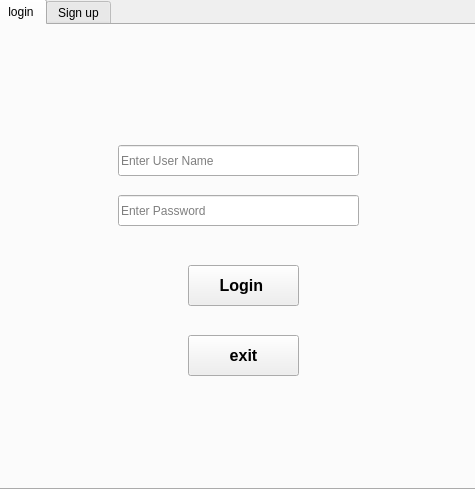
<?xml version="1.0" encoding="UTF-8"?>
<ui version="4.0">
 <class>Form</class>
 <widget class="QWidget" name="Form">
  <property name="geometry">
   <rect>
    <x>0</x>
    <y>0</y>
    <width>475</width>
    <height>489</height>
   </rect>
  </property>
  <property name="windowTitle">
   <string>Form</string>
  </property>
  <widget class="QTabWidget" name="tabWidget">
   <property name="geometry">
    <rect>
     <x>-4</x>
     <y>-1</y>
     <width>481</width>
     <height>491</height>
    </rect>
   </property>
   <property name="tabPosition">
    <enum>QTabWidget::TabPosition::North</enum>
   </property>
   <property name="tabShape">
    <enum>QTabWidget::TabShape::Rounded</enum>
   </property>
   <property name="currentIndex">
    <number>0</number>
   </property>
   <property name="elideMode">
    <enum>Qt::TextElideMode::ElideMiddle</enum>
   </property>
   <widget class="QWidget" name="tab">
    <attribute name="title">
     <string>login</string>
    </attribute>
    <widget class="QLineEdit" name="usernameLineEdit">
     <property name="geometry">
      <rect>
       <x>120</x>
       <y>120</y>
       <width>241</width>
       <height>31</height>
      </rect>
     </property>
     <property name="placeholderText">
      <string>Enter User Name </string>
     </property>
    </widget>
    <widget class="QPushButton" name="pushButton">
     <property name="geometry">
      <rect>
       <x>190</x>
       <y>240</y>
       <width>111</width>
       <height>41</height>
      </rect>
     </property>
     <property name="font">
      <font>
       <family>Arial</family>
       <pointsize>12</pointsize>
       <bold>true</bold>
      </font>
     </property>
     <property name="toolTip">
      <string>press to login </string>
     </property>
     <property name="text">
      <string>Login </string>
     </property>
    </widget>
    <widget class="QLineEdit" name="passwordLineEdit">
     <property name="geometry">
      <rect>
       <x>120</x>
       <y>170</y>
       <width>241</width>
       <height>31</height>
      </rect>
     </property>
     <property name="echoMode">
      <enum>QLineEdit::EchoMode::Password</enum>
     </property>
     <property name="placeholderText">
      <string>Enter Password </string>
     </property>
    </widget>
    <widget class="QPushButton" name="pushButton_3">
     <property name="geometry">
      <rect>
       <x>190</x>
       <y>310</y>
       <width>111</width>
       <height>41</height>
      </rect>
     </property>
     <property name="font">
      <font>
       <family>Arial</family>
       <pointsize>12</pointsize>
       <bold>true</bold>
      </font>
     </property>
     <property name="toolTip">
      <string>press to login </string>
     </property>
     <property name="text">
      <string>exit</string>
     </property>
    </widget>
   </widget>
   <widget class="QWidget" name="tab_2">
    <attribute name="title">
     <string>Sign up</string>
    </attribute>
    <widget class="QPushButton" name="pushButton_2">
     <property name="geometry">
      <rect>
       <x>180</x>
       <y>300</y>
       <width>111</width>
       <height>41</height>
      </rect>
     </property>
     <property name="font">
      <font>
       <family>Arial</family>
       <pointsize>12</pointsize>
       <bold>true</bold>
      </font>
     </property>
     <property name="toolTip">
      <string>press to sign up</string>
     </property>
     <property name="text">
      <string>Sign Up</string>
     </property>
    </widget>
    <widget class="QLineEdit" name="lineEdit_4">
     <property name="geometry">
      <rect>
       <x>70</x>
       <y>100</y>
       <width>351</width>
       <height>31</height>
      </rect>
     </property>
     <property name="placeholderText">
      <string>Enter Your Name </string>
     </property>
    </widget>
    <widget class="QLineEdit" name="lineEdit_9">
     <property name="geometry">
      <rect>
       <x>70</x>
       <y>150</y>
       <width>351</width>
       <height>31</height>
      </rect>
     </property>
     <property name="placeholderText">
      <string>Enter Your Email </string>
     </property>
    </widget>
    <widget class="QLineEdit" name="lineEdit_10">
     <property name="geometry">
      <rect>
       <x>70</x>
       <y>200</y>
       <width>351</width>
       <height>31</height>
      </rect>
     </property>
     <property name="echoMode">
      <enum>QLineEdit::EchoMode::Password</enum>
     </property>
     <property name="placeholderText">
      <string>Password </string>
     </property>
    </widget>
    <widget class="QLineEdit" name="lineEdit_11">
     <property name="geometry">
      <rect>
       <x>70</x>
       <y>250</y>
       <width>351</width>
       <height>31</height>
      </rect>
     </property>
     <property name="echoMode">
      <enum>QLineEdit::EchoMode::Password</enum>
     </property>
     <property name="placeholderText">
      <string>Confirm Password </string>
     </property>
    </widget>
   </widget>
  </widget>
 </widget>
 <resources/>
 <connections/>
</ui>
